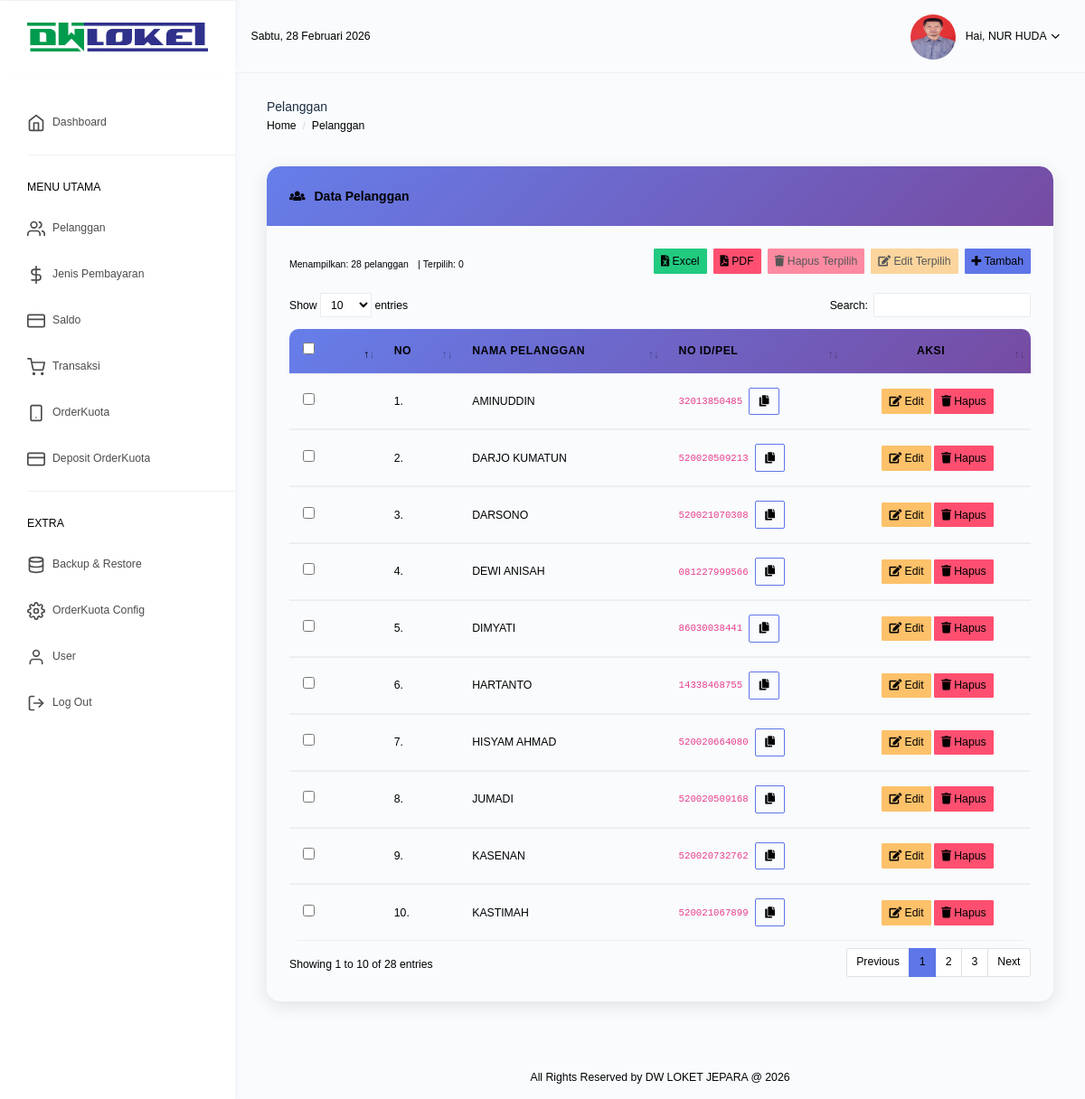
Page /pelanggan/pelanggan.php (signed in) on the committed database.
### tables this page shows
CREATE TABLE `tb_user` (
  `id_user` int NOT NULL AUTO_INCREMENT,
  `username` varchar(50) NOT NULL,
  `password` varchar(255) DEFAULT NULL,
  `nama` varchar(100) NOT NULL,
  `email` varchar(100) NOT NULL,
  `foto` varchar(50) NOT NULL,
  `level` enum('admin','user') NOT NULL,
  PRIMARY KEY (`id_user`)
);

CREATE TABLE `pelanggan` (
  `id_pelanggan` int NOT NULL AUTO_INCREMENT,
  `nama` varchar(100) NOT NULL,
  `no_idpel` varchar(100) NOT NULL,
  PRIMARY KEY (`id_pelanggan`)
);

### pelanggan/pelanggan.php (the view, shortened to what the rows shown need)
<?php
include_once('../config/config.php');
include_once('../header.php');
?>
<!DOCTYPE html>
<html lang="en">
<head>
</head>
<body>
    <div class="container-fluid">
        <div class="row">
            <div class="col-12">
                <div class="modern-card">
                    <div class="modern-card-body">
                        <div class="table-responsive">
                            <table id="zero_config" class="table modern-table no-wrap">
                                <thead>
                                    <tr>
                                        <th style="width: 30px;">
                                            <input type="checkbox" id="selectAll" title="Pilih Semua">
                                        </th>
                                        <th style="width: 5px;">No</th>
                                        <th>Nama Pelanggan</th>
                                        <th>No ID/PEL</th>
                                        <th style="text-align: center;">Aksi</th>
                                    </tr>
                                </thead>
                                <tbody>
                                    <?php
                                        $no = 1;
                                        $sql = $koneksi->query("SELECT * FROM pelanggan ORDER BY nama ASC");
                                        while($data = $sql->fetch_assoc()) {
                                        ?>
                                    <tr>
                                        <td>
                                            <input type="checkbox" class="checkbox-pelanggan" value="<?=$data['id_pelanggan']?>" data-nama="<?=htmlspecialchars($data['nama'], ENT_QUOTES)?>">
                                        </td>
                                        <td><?=$no++.'.'?></td>
                                        <td><?=htmlspecialchars($data['nama']);?></td>
                                        <td>
                                            <div class="d-flex align-items-center">
                                                <code class="mr-2"><?=htmlspecialchars($data['no_idpel']);?></code>
                                                <button class="btn btn-xs btn-outline-primary"
                                                        onclick="copyIdPel('<?=htmlspecialchars($data['no_idpel'], ENT_QUOTES)?>', this)"
                                                        data-toggle="tooltip"
                                                        data-placement="top"
                                                        title="Copy ID/PEL untuk pembayaran manual"
                                                        id="copyBtn_<?=$data['id_pelanggan']?>">
                                                    <i class="fa fa-copy"></i>
                                                </button>
                                            </div>
                                        </td>
                                        <td align="center">
                                            <a data-toggle="modal"
                                                data-target="#modaledit<?=$data['id_pelanggan']; ?>"><button
                                                    class="btn btn-warning btn-sm"><i class="fa fa-edit"></i> Edit</button>
                                            </a>
                                            <a href="hapus.php?id=<?=$data['id_pelanggan']; ?>"
                                                onclick="return swalConfirmDelete(this.href, 'Yakin Hapus Pelanggan?', 'Data pelanggan ini akan dihapus secara permanen!')"
                                                class="btn btn-danger btn-sm"><i class="fa fa-trash"></i> Hapus
                                            </a>
                                        </td>
                                    </tr>
                                    <?php
                                        }?>
                                </tbody>
                            </table>
                        </div>
                    </div>
                </div>
            </div>
        </div>
    </div>
    <?php
        include_once('../footer.php');
        ?>
</body>
</html>

### header.php (shortened to what the rows shown need)
<?php
require_once __DIR__ . "/config/config.php";
$id = isset($_SESSION['id_user']) ? (int)$_SESSION['id_user'] : 0;
$tampil = null;
if ($id > 0) {
	$stmt = $koneksi->prepare("SELECT * FROM tb_user WHERE id_user = ?");
	$stmt->bind_param("i", $id);
	$stmt->execute();
	$result = $stmt->get_result();
	$tampil = $result->fetch_assoc();
} else {
	header("Location: " . base_url('auth/login.php'));
	exit();
}
?>
<!DOCTYPE html>
<html dir="ltr" lang="en">
<head>
    <link href="<?=base_url()?>/files/assets/extra-libs/c3/c3.min.css" rel="stylesheet">
    <link href="<?=base_url()?>/files/assets/libs/chartist/dist/chartist.min.css" rel="stylesheet">
    <link href="<?=base_url()?>/files/assets/extra-libs/jvector/jquery-jvectormap-2.0.2.css" rel="stylesheet" />
    <link href="<?=base_url()?>/files/assets/extra-libs/datatables.net-bs4/css/dataTables.bootstrap4.css"
        rel="stylesheet">
    <link href="<?=base_url()?>/files/dist/css/style.min.css?v=<?=time()?>" rel="stylesheet">
    <link href="<?=base_url()?>/files/dist/css/modern-style.css?v=<?=time()?>" rel="stylesheet">
    <link href="<?=base_url()?>/files/dist/css/sweetalert2.min.css" rel="stylesheet">
</head>
<body>
    <div id="main-wrapper" data-theme="light" data-layout="vertical" data-navbarbg="skin6" data-sidebartype="full"
        data-sidebar-position="fixed" data-header-position="fixed" data-boxed-layout="full">
        <header class="topbar" data-navbarbg="skin6">
            <nav class="navbar top-navbar navbar-expand-md">
                <div class="navbar-collapse collapse" id="navbarSupportedContent">
                    <ul class="navbar-nav float-right">
                        <li class="nav-item dropdown">
                            <a class="nav-link dropdown-toggle" href="javascript:void(0)" data-toggle="dropdown"
                                aria-haspopup="true" aria-expanded="false">
                                <img src="<?=base_url()?>/files/assets/images/<?=htmlspecialchars($tampil['foto'] ?? 'default.png', ENT_QUOTES, 'UTF-8'); ?>" alt="user"
                                    class="rounded-circle" width="50" height="50">
                                <span class="ml-2 d-none d-lg-inline-block"><span>Hai,</span> <span
                                        class="text-dark"><?=htmlspecialchars($tampil['nama'] ?? 'User', ENT_QUOTES, 'UTF-8'); ?></span> <i data-feather="chevron-down"
                                        class="svg-icon"></i></span>
                            </a>
                        </li>
                    </ul>
                </div>
            </nav>
        </header>
        <div class="page-wrapper">

### rows in the picture
tb_user: foto (picture), nama "NUR HUDA"
pelanggan: nama "AMINUDDIN", no_idpel "32013850485"
pelanggan: nama "DARJO KUMATUN", no_idpel "520020509213"
pelanggan: nama "DARSONO", no_idpel "520021070308"
pelanggan: nama "DEWI ANISAH", no_idpel "081227999566"
pelanggan: nama "DIMYATI", no_idpel "86030038441"
pelanggan: nama "HARTANTO", no_idpel "14338468755"
pelanggan: nama "HISYAM AHMAD", no_idpel "520020664080"
pelanggan: nama "JUMADI", no_idpel "520020509168"
pelanggan: nama "KASENAN", no_idpel "520020732762"
pelanggan: nama "KASTIMAH", no_idpel "520021067899"

### other values in the picture
$total_pelanggan "28"
